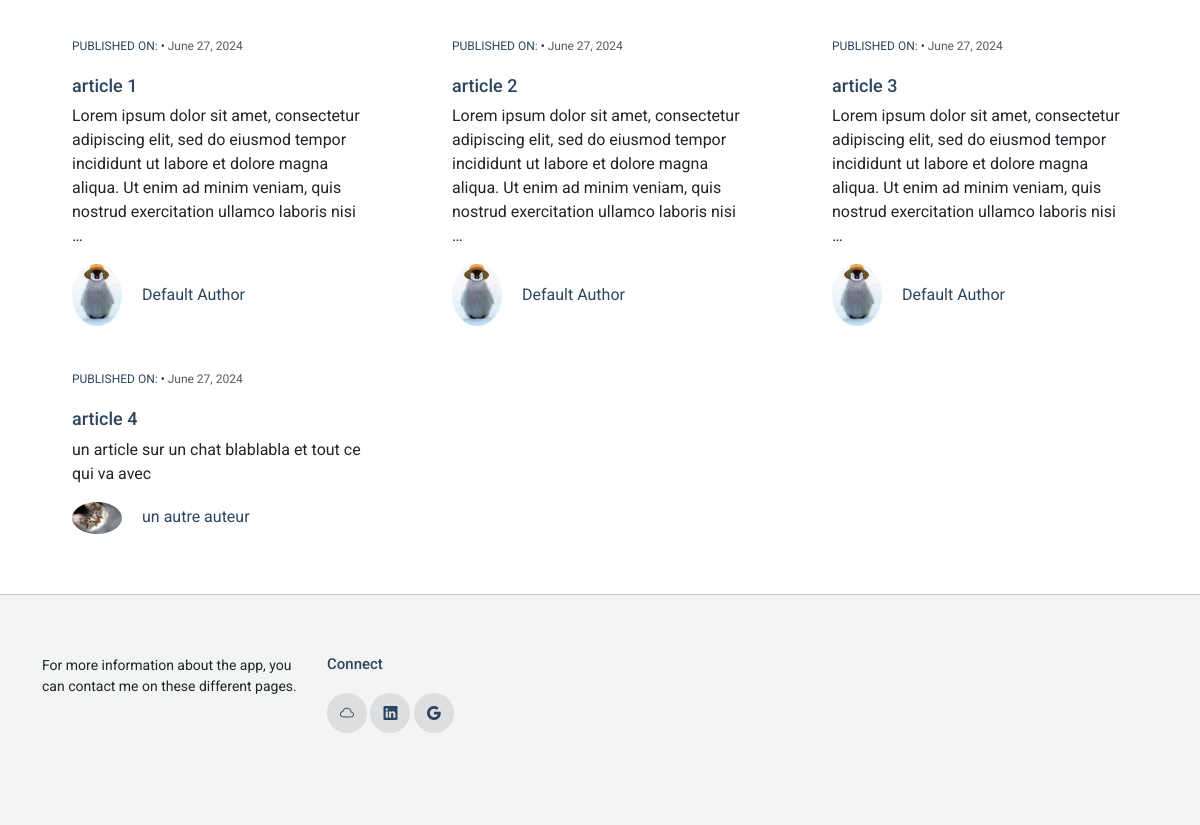
The app's page / (lower part), older data.
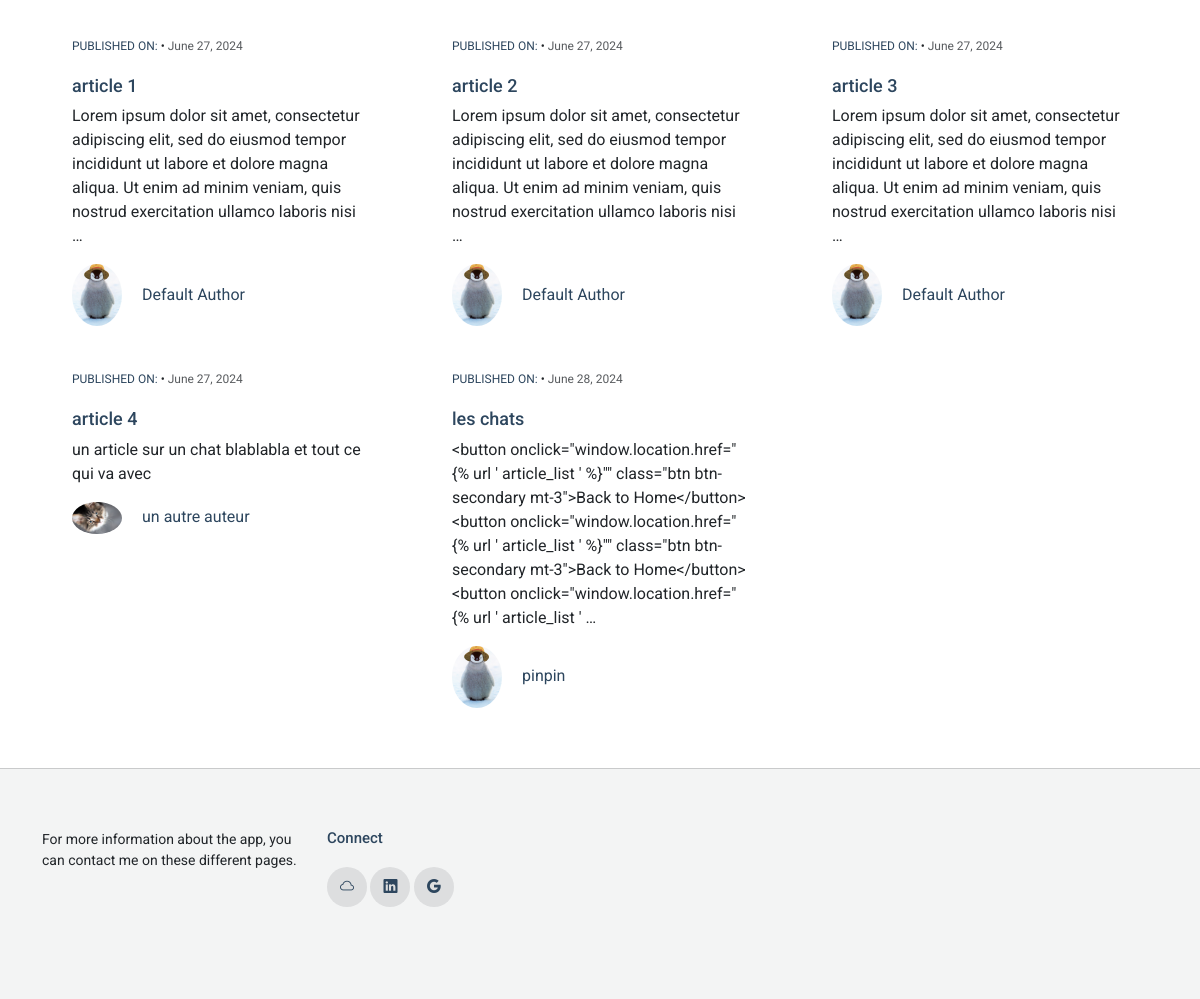
The same page, newer data.
### main/models.py (models this page shows, shortened)
class Article(models.Model):
    title = models.CharField(max_length=200)
    content = models.TextField()
    publication_date = models.DateTimeField(auto_now_add=True)
    author = models.ForeignKey(Author, on_delete=models.CASCADE, null=True, blank=True)

class Author(models.Model):
    user = models.OneToOneField(User, on_delete=models.CASCADE, null=True, blank=True)
    name = models.CharField(max_length=100)
    photo = models.ImageField(upload_to='authors/')

### main/views.py (the view)
# urls.py: path('', article_list, name='article_list'),
def article_list(request):
    articles = Article.objects.all()
    return render(request, 'article_list.html', {'articles': articles})

### main/templates/article_list.html (shortened to what this page needs)
{% extends 'base.html' %}

### main/templates/base.html (shortened to what this page needs)
{% load static %}
{% load i18n %}
<!DOCTYPE html>
<html lang="en">
<head>
  <link href="{% static 'vendor/bootstrap/css/bootstrap.min.css' %}" rel="stylesheet">
  <link href="{% static 'vendor/bootstrap-icons/bootstrap-icons.css' %}" rel="stylesheet">
  <link href="{% static 'vendor/aos/aos.css' %}" rel="stylesheet">
  <link href="{% static 'vendor/swiper/swiper-bundle.min.css' %}" rel="stylesheet">
  <link href="{% static 'vendor/glightbox/css/glightbox.min.css' %}" rel="stylesheet">
  <link href="{% static 'css/main.css' %}" rel="stylesheet">
</head>
<body class="index-page">
  <main class="main">
    <section id="blog-posts" class="blog-posts section">
      <div class="container section-title" data-aos="fade-up">
      </div>
      <div class="container">
        <div class="row gy-4">
          {% for article in articles %}
          <div class="col-md-6 col-lg-4">
            <div class="post-entry" data-aos="fade-up" data-aos-delay="100">
              <div class="post-content">
                <div class="meta">
                  <a href="#" class="cat">{% trans "Published on:" %}</a> •
                  <span class="date">{{ article.publication_date|date:"F d, Y" }}</span>
                </div>
                <h3><a href="{% url 'article_detail' article.pk %}">{{ article.title }}</a></h3>
                <p>{{ article.content|truncatewords:30 }}</p>
                <div class="d-flex author align-items-center">
                  <div class="pic">
                    <img src="{{ article.author.photo.url }}" alt="{% trans "Image" %}" class="img-fluid rounded-circle">
                  </div>
                  <div class="author-name">
                    <strong class="d-block">{{ article.author.name }}</strong>
                  </div>
                </div>
              </div>
            </div>
          </div>
          {% endfor %}
        </div>
      </div>
    </section>
  </main>
  <footer id="footer" class="footer light-background">
    <div class="container">
      <div class="row g-4">
        <div class="col-md-6 col-lg-3 mb-3 mb-md-0">
          <div class="widget">
            <p class="mb-4">{% trans "There live the blind texts. Separated they live in Bookmarksgrove right at the coast of the Semantics, a large language ocean." %}</p>
          </div>
        </div>
        <div class="col-md-6 col-lg-3 pl-lg-5">
          <div class="widget">
            <h3 class="widget-heading">{% trans "Connect" %}</h3>
            <ul class="list-unstyled social-icons light mb-3">
              <li><a href="https://www.bouazzaouisoheib.site/" target="_blank"><span class="bi bi-cloud"></span></a></li>
              <li><a href="https://www.linkedin.com/in/soheib-bouazzaoui/" target="_blank"><span class="bi bi-linkedin"></span></a></li>
              <li><a href="mailto:bouazzaoui.soheib.pro@gmail.com"><span class="bi bi-google"></span></a></li>
            </ul>
          </div>
        </div>
      </div>
    </div>
  </footer>
</body>
</html>

Row changes from the older to the newer data that the page shows:
added Article: publication_date "June 28, 2024", title "les chats", content "<button onclick=\"window.location.href=\"{% url ' article_list ' %}\"\" class=\"btn btn-secondary mt-3\">Back to Home</button> <button onclick=\"window.location.href=\"{% url ' article_list ' %}\"\" class=\"btn btn-secondary mt-3\">Back to Home</button> <button onclick=\"window.location.href=\"{% url ' article_list ' …", author.photo (picture), author.name "pinpin"
